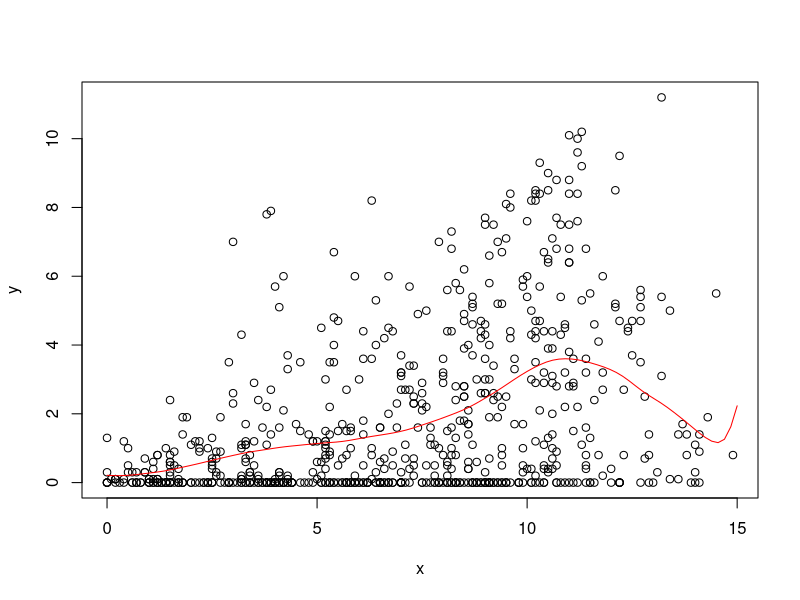
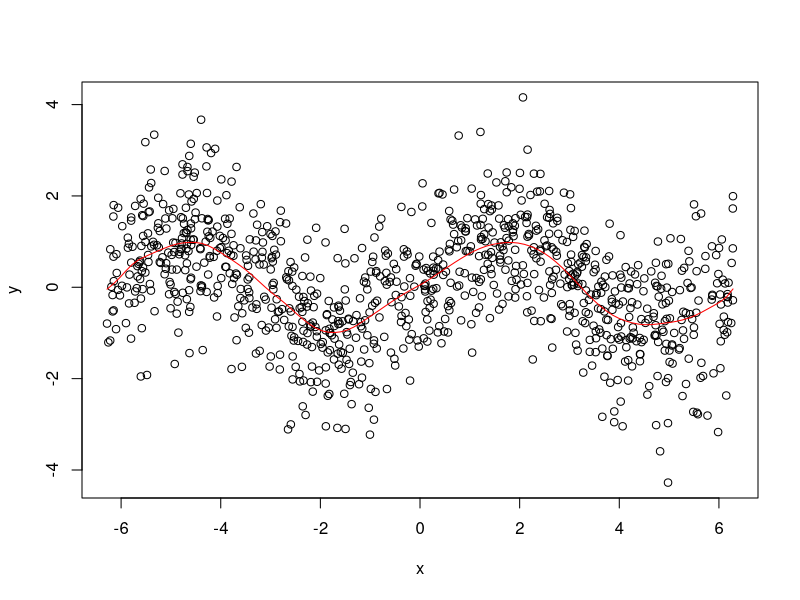

Here is the R script that generated these plots, in order:
# STAT-S 610
# LAB 4
# 2019-10-03
# https://jfukuyama.github.io/teaching/stat610/assignments/lab4.pdf

# --- functions --- #

#' @param x (numeric) vector of same length as y
#' @param y (numeric) vector of same length as y
#' @param z (numeric) vector, can be of a different length
#' @param omega (numeric) must be a scalar
#' @return (numeric) vector of the same length as z
llr = function(x, y, z, omega) {
  fits = sapply(z, compute_f_hat, x, y, omega)
  return(fits)
}

#' @param z (numeric) must be a scalar
#' @param x (numeric) vector of the same length as y
#' @param y (numeric) vector of the same length as x
#' @param omega (numeric) must be a scalar
#' @return (numeric) scalar
compute_f_hat = function(z, x, y, omega) {
  Wz = make_weight_matrix(z, x, omega)
  X = make_predictor_matrix(x)
  matrix_mult = function(i,j){
    return(i%*%j)
  }
  new_1 = apply(X,2,"*",Wz)
  new_2 = Wz*y
  f_hat = c(1, z) %*% solve(t(X) %*% new_1) %*% t(X) %*% new_2
  return(f_hat)
}

#' @param z (numeric) must be a scalar
#' @param x (numeric) vector of arbitrary length
#' @param omega (numeric) must be a scalar
#' @return (numeric) a diagonal matrix
make_weight_matrix = function(z, x, omega) {
  r = abs(x - z) / omega  # this is a vector of the same length as x
  w = sapply(r, W)  # this is a vector of the same length as x and r
  # vector of weights instead of a matrix with weights on the diagonal
  Wz = w  # this is a vector with elements the weights because sapply returns a vector
  return(Wz)
}

#' @param r (numeric) must be a scalar
#' @return (numeric) scalar
W = function(r) {
  if (abs(r) < 1) {
    return((1 - abs(r) ** 3) ** 3)
  } else {
    return(0)
  }
}

#' @param x (numeric) vector of arbitrary length
#' @return (numeric) matrix with 2 columns and rows equal to length of x
make_predictor_matrix = function(x) {
  n = length(x)
  return(cbind(rep(1, n), x))
}


# --- example 1 --- #

# get the data
data(french_fries, package = 'reshape2')
french_fries = na.omit(french_fries)

# input data
x = french_fries$potato
y = french_fries$buttery

# space along which to smooth
z = seq(0, 15, length.out = 100)

# run smoothing
fits = llr(z = z, x = x, y = y, omega = 2)

# plot the data and the smoother
plot(x, y)
lines(z, fits, col = 'red')


# --- example 2 --- #

# noisy sine wave
x = runif(1000, -2 * pi, 2 * pi)
y = sin(x) + rnorm(length(x))

# space along which to smooth
z = seq(-2 * pi, 2 * pi, length.out = 100)

# run smoothing
fits = llr(z = z, x = x, y = y, omega = pi / 3)

# plot the data and the smoother
plot(x, y)
lines(z, fits, col = 'red')
